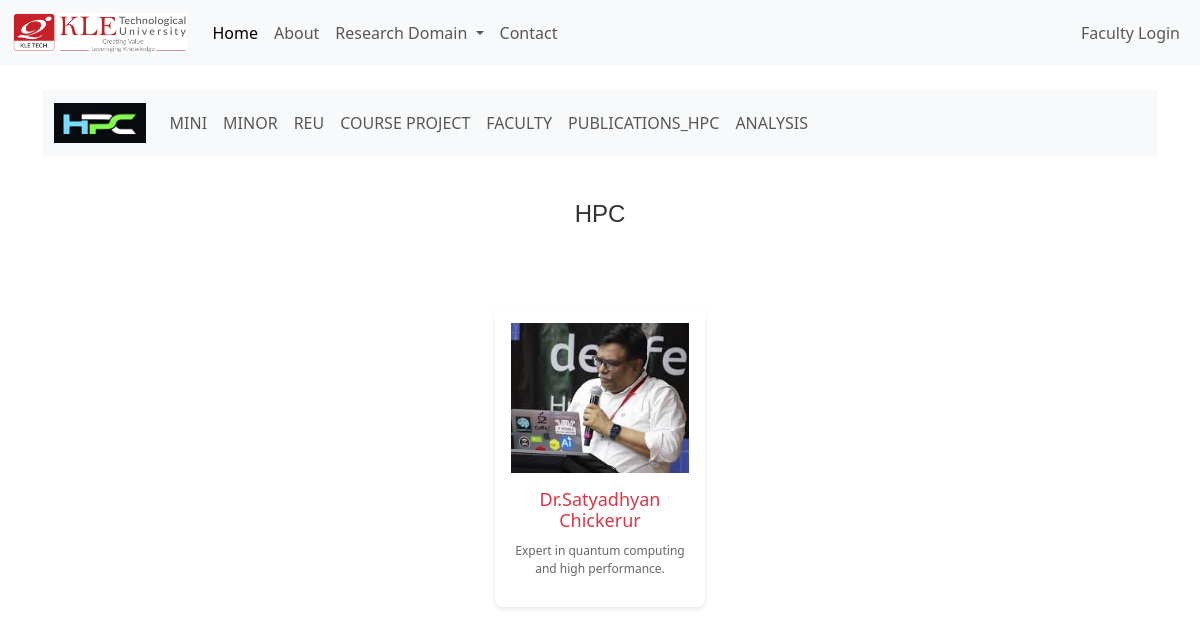
The app's page /HPC with its own data.
### home/models.py (models this page shows, shortened)
class Faculty(models.Model):
    FACULTY_DOMAIN_CHOICES = [
        ('EDGE-AI', 'EDGE-AI'),
        ('HPC', 'HPC'),
        ('CLOUD', 'CLOUD'),
        ('DATA SCIENCE', 'DATA SCIENCE'),
    ]
    Faculty_id = models.AutoField(primary_key=True)
    Faculty_name = models.CharField(max_length=100, default='nan')
    Faculty_domain = models.CharField(max_length=50, choices=FACULTY_DOMAIN_CHOICES, default='EDGE-AI')
    Faculty_image = models.ImageField(upload_to="faculty/images", default="images/default_image.png")
    Faculty_description = models.TextField(default='nan')
    Faculty_pass = models.CharField(max_length=100, default='nan')
    priority = models.IntegerField(default=0)  # Add this line to include priority field

### home/views.py (the view)
# urls.py: path("HPC", views.HPC, name="HPC"),
def HPC(request):
    faculties = Faculty.objects.filter(Faculty_domain='HPC').order_by('priority')  # Order by priority field
    n = len(faculties)
    nSlides = n // 4 + ceil((n / 4) - (n // 4))
    params = {'no_of_slides': nSlides, 'range': range(1, nSlides + 1), 'faculty': faculties}
    return render(request, "HPC.html", params)

### templates/HPC.html (shortened to what this page needs)
{% extends "base.html" %}
{% load static %}
{% block body %}
<nav class="navbar navbar-expand-lg navbar-light bg-light">
  <div class="container-fluid">
    <a class="navbar-brand" href="/AIML">
      <img src="{% static 'photos/hpcnew.png' %}" alt="EDGE-AI" style="height: 40px;">
    </a>
    <div class="collapse navbar-collapse" id="navbarNav">
      <ul class="navbar-nav">
        <li class="nav-item">
          <a class="nav-link" href="/MINI">MINI</a>
        </li>
        <li class="nav-item">
          <a class="nav-link" href="/MINIOR">MINOR</a>
        </li>
        <li class="nav-item">
          <a class="nav-link" href="/REU">REU</a>
        </li>
        <li class="nav-item">
          <a class="nav-link" href="/COURSE_PROJECT">COURSE PROJECT</a>
        </li>
        <li class="nav-item">
          <a class="nav-link" href="/FACULTY">FACULTY</a>
        </li>
        <li class="nav-item">
          <a class="nav-link" href="/PUBLICATIONS">PUBLICATIONS_HPC</a>
        </li>
        <li class="nav-item">
          <a class="nav-link" href="/analysis">ANALYSIS</a>
        </li>
      </ul>
    </div>
  </div>
</nav>
<div class="container py-4" style="text-align: center;">
  <h3>HPC</h3>
</div>
<div class="container py-4" style="text-align: center;">
  {% for faculty in faculty %}
  <div class="course-card">
    {% if faculty.Faculty_image %}
      <img src="{{ faculty.Faculty_image.url }}" alt="{{ faculty.Faculty_name }}">
    {% else %}
      <img src="{% static 'images/default_image.jpg' %}" alt="{{ faculty.Faculty_name }}">
    {% endif %}
    <h2>{{ faculty.Faculty_name }}</h2>
    <p class="info">{{ faculty.Faculty_description }}</p>
  </div>
  {% endfor %}
</div>
{% endblock body %}

### templates/HPC.html (style rules this page uses)
h3 { color: #333; font-family: Arial, sans-serif; font-size: 24px; text-align: center; margin-top: 20px; margin-bottom: 20px; }
.course-card { background-color: #fff; border-radius: 8px; box-shadow: 0 2px 4px rgba(0, 0, 0, 0.1); margin: 10px; width: 210px; height: 300px; padding: 16px; text-align: center; display: inline-block; vertical-align: top; }
.course-card img { width: 100%; height: 150px; object-fit: cover; margin-bottom: 16px; }
.course-card h2 { font-size: 18px; margin: 0 0 10px 0; color: #dc3545; }
.course-card p { font-size: 14px; margin: 8px 0; }
.course-card .info { font-size: 12px; color: #666; }
a { text-decoration: none; color: inherit; }

### records on screen
Faculty: Faculty_image (picture), Faculty_name "Dr.Satyadhyan Chickerur", Faculty_description "Expert in quantum computing and high performance."
